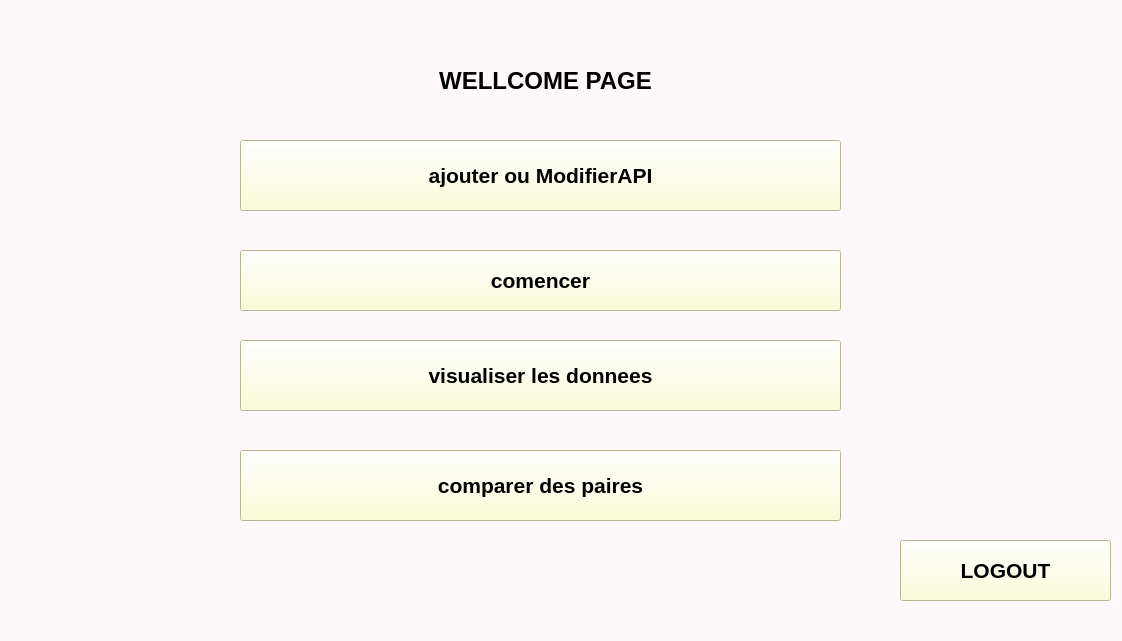
<?xml version="1.0" encoding="UTF-8"?>
<ui version="4.0">
 <class>Form</class>
 <widget class="QWidget" name="Form">
  <property name="geometry">
   <rect>
    <x>0</x>
    <y>0</y>
    <width>1122</width>
    <height>641</height>
   </rect>
  </property>
  <property name="windowTitle">
   <string>Form</string>
  </property>
  <property name="styleSheet">
   <string notr="true">background-color: rgb(255, 248, 251);</string>
  </property>
  <widget class="QLabel" name="label">
   <property name="geometry">
    <rect>
     <x>390</x>
     <y>50</y>
     <width>311</width>
     <height>61</height>
    </rect>
   </property>
   <property name="font">
    <font>
     <pointsize>18</pointsize>
     <weight>75</weight>
     <bold>true</bold>
    </font>
   </property>
   <property name="text">
    <string>WELLCOME PAGE</string>
   </property>
   <property name="alignment">
    <set>Qt::AlignCenter</set>
   </property>
  </widget>
  <widget class="QPushButton" name="ajouter">
   <property name="geometry">
    <rect>
     <x>240</x>
     <y>140</y>
     <width>601</width>
     <height>71</height>
    </rect>
   </property>
   <property name="font">
    <font>
     <pointsize>16</pointsize>
     <weight>75</weight>
     <bold>true</bold>
    </font>
   </property>
   <property name="styleSheet">
    <string notr="true">background-color: rgb(254, 255, 205);</string>
   </property>
   <property name="text">
    <string>ajouter ou ModifierAPI</string>
   </property>
  </widget>
  <widget class="QPushButton" name="comancer">
   <property name="geometry">
    <rect>
     <x>240</x>
     <y>250</y>
     <width>601</width>
     <height>61</height>
    </rect>
   </property>
   <property name="font">
    <font>
     <pointsize>16</pointsize>
     <weight>75</weight>
     <bold>true</bold>
    </font>
   </property>
   <property name="styleSheet">
    <string notr="true">background-color: rgb(254, 255, 205);</string>
   </property>
   <property name="text">
    <string>comencer</string>
   </property>
  </widget>
  <widget class="QPushButton" name="logout">
   <property name="geometry">
    <rect>
     <x>900</x>
     <y>540</y>
     <width>211</width>
     <height>61</height>
    </rect>
   </property>
   <property name="font">
    <font>
     <pointsize>16</pointsize>
     <weight>75</weight>
     <bold>true</bold>
    </font>
   </property>
   <property name="styleSheet">
    <string notr="true">background-color: rgb(254, 255, 205);</string>
   </property>
   <property name="text">
    <string>LOGOUT</string>
   </property>
  </widget>
  <widget class="QPushButton" name="visualisation">
   <property name="geometry">
    <rect>
     <x>240</x>
     <y>340</y>
     <width>601</width>
     <height>71</height>
    </rect>
   </property>
   <property name="font">
    <font>
     <pointsize>16</pointsize>
     <weight>75</weight>
     <bold>true</bold>
    </font>
   </property>
   <property name="styleSheet">
    <string notr="true">background-color: rgb(254, 255, 205);</string>
   </property>
   <property name="text">
    <string>visualiser les donnees</string>
   </property>
  </widget>
  <widget class="QPushButton" name="compaire">
   <property name="geometry">
    <rect>
     <x>240</x>
     <y>450</y>
     <width>601</width>
     <height>71</height>
    </rect>
   </property>
   <property name="font">
    <font>
     <pointsize>16</pointsize>
     <weight>75</weight>
     <bold>true</bold>
    </font>
   </property>
   <property name="styleSheet">
    <string notr="true">background-color: rgb(254, 255, 205);</string>
   </property>
   <property name="text">
    <string>comparer des paires</string>
   </property>
  </widget>
  <widget class="QLabel" name="errorLab">
   <property name="geometry">
    <rect>
     <x>90</x>
     <y>570</y>
     <width>781</width>
     <height>31</height>
    </rect>
   </property>
   <property name="font">
    <font>
     <pointsize>9</pointsize>
     <weight>75</weight>
     <bold>true</bold>
    </font>
   </property>
   <property name="styleSheet">
    <string notr="true">color: rgb(255, 52, 25);</string>
   </property>
   <property name="text">
    <string/>
   </property>
   <property name="alignment">
    <set>Qt::AlignCenter</set>
   </property>
  </widget>
 </widget>
 <resources/>
 <connections/>
</ui>
